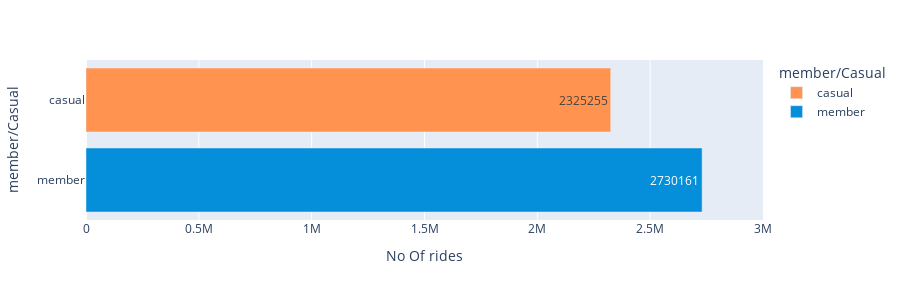

The code cell stored with this chart in its notebook:
### Code cell
px.bar(fig_1,y='member_casual',x='ride_id',range_x=[0,3000000],
      color='member_casual',
      height=300,
       text='ride_id',
      labels={'ride_id':'No Of rides','member_casual':'member/Casual'},
      hover_name = 'member_casual', hover_data = {'member_casual': False, 'month': False, 'ride_id': True}, 
        color_discrete_map = {'casual': '#FF934F', 'member': '#058ED9'})

### Figure 1 — Plotly figure (JSON) as saved in the notebook; plotly's stock layout.template omitted (floating-point values rounded to 4 significant figures)
{"data": [{"alignmentgroup": "True", "customdata": [[2325255]], "hovertemplate": "<b>%{hovertext}</b><br><br>No Of rides=%{text}<extra></extra>", "hovertext": ["casual"], "legendgroup": "casual", "marker": {"color": "#FF934F", "pattern": {"shape": ""}}, "name": "casual", "offsetgroup": "casual", "orientation": "h", "showlegend": true, "text": [2325255], "textposition": "auto", "type": "bar", "x": [2325255], "xaxis": "x", "y": ["casual"], "yaxis": "y"}, {"alignmentgroup": "True", "customdata": [[2730161]], "hovertemplate": "<b>%{hovertext}</b><br><br>No Of rides=%{text}<extra></extra>", "hovertext": ["member"], "legendgroup": "member", "marker": {"color": "#058ED9", "pattern": {"shape": ""}}, "name": "member", "offsetgroup": "member", "orientation": "h", "showlegend": true, "text": [2730161], "textposition": "auto", "type": "bar", "x": [2730161], "xaxis": "x", "y": ["member"], "yaxis": "y"}], "layout": {"barmode": "relative", "height": 300, "legend": {"title": {"text": "member/Casual"}, "tracegroupgap": 0}, "margin": {"t": 60}, "xaxis": {"anchor": "y", "domain": [0, 1], "range": [0, 3000000], "title": {"text": "No Of rides"}}, "yaxis": {"anchor": "x", "categoryarray": ["member", "casual"], "categoryorder": "array", "domain": [0, 1], "title": {"text": "member/Casual"}}}}
